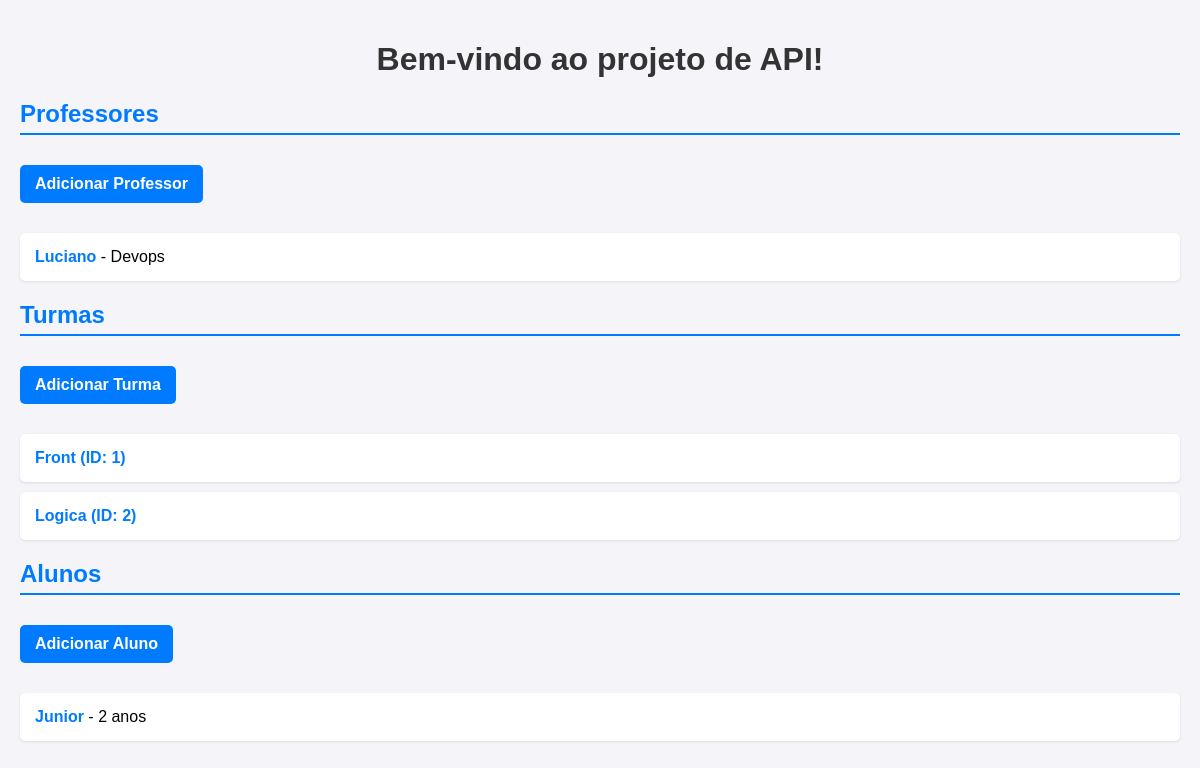
Before: / with the older database file.
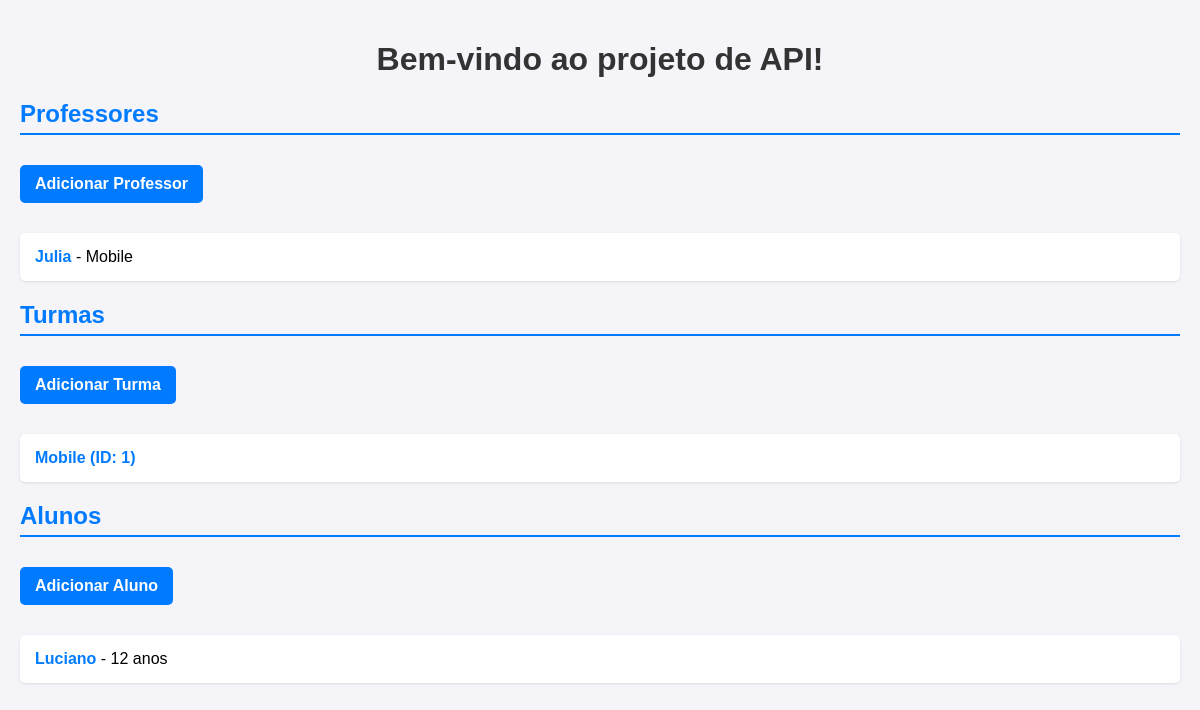
After: the same page with the newer database file.
### professor/professor_model.py (models this page shows, shortened)
class Professor(db.Model):
    id = db.Column(db.Integer, primary_key=True)
    nome = db.Column(db.String(150))
    idade = db.Column(db.Integer)
    materia = db.Column(db.String(40))
    observacoes = db.Column(db.String(250))
    turmas = db.relationship('Turma', backref='professor', lazy="select")

### turmas/turmas_model.py (models this page shows, shortened)
class Turma(db.Model):
    id = db.Column(db.Integer, primary_key=True)
    descricao = db.Column(db.String(150))
    status = db.Column(db.Boolean, default=True)
    professor_id = db.Column(db.Integer, db.ForeignKey('professor.id'), nullable=True)
    alunos = db.relationship('Aluno', backref='turma', lazy="select")

### Alunos/alunos_model.py (models this page shows, shortened)
class Aluno(db.Model):
    id = db.Column(db.Integer, primary_key=True)
    nome = db.Column(db.String(100))
    idade = db.Column(db.Integer)
    data_nascimento = db.Column(db.Date)
    nota_primeiro_semestre = db.Column(db.Float)
    nota_segundo_semestre = db.Column(db.Float)
    media_final = db.Column(db.Float)
    professor = db.Column(db.String(150))
    turma_id = db.Column(db.Integer, db.ForeignKey('turma.id'), nullable=True)
    def to_dict(self):
        return {
            'id': self.id,
            'nome': self.nome,
            'idade': self.idade,
            'data_nascimento': self.data_nascimento,
            'nota_primeiro_semestre': self.nota_primeiro_semestre,
            'nota_segundo_semestre': self.nota_segundo_semestre,
            'media_final': self.media_final,
            'professor': self.professor
        }

### Alunos/alunos_routes.py (the view)
@alunos_blueprint.route('/', methods=['GET'])
def getIndex():
    professores = Professor.query.all()
    turmas = Turma.query.all()
    alunos = listar_alunos()  # Presumindo que esta função retorne todos os alunos
    return render_template('alunos/index.html', professores=professores, turmas=turmas, alunos=alunos)

### Alunos/alunos_model.py (called while the page is built)
def listar_alunos():
    alunos = Aluno.query.all()
    return [aluno.to_dict() for aluno in alunos]

### templates/alunos/index.html (shortened to what this page needs)
<!DOCTYPE html>
<html lang="pt-BR">
<head>
</head>
<body>
    <h1>Bem-vindo ao projeto de API!</h1>
    <h2>
        <a href="{{ url_for('professores.get_professores') }}">Professores</a>
    </h2>
    <a class="button" href="{{ url_for('professores.adicionar_professor_page') }}">Adicionar Professor</a>
    <ul>
        {% for professor in professores %}
            <li>
                <a href="{{ url_for('professores.get_professor', id_professor=professor.id) }}">{{ professor.nome }}</a> - {{ professor.materia }}
            </li>
        {% else %}
            <li class="no-data">Nenhum professor encontrado.</li>
        {% endfor %}
    </ul>
    <h2>
        <a href="{{ url_for('turmas.get_turmas') }}">Turmas</a>
    </h2>
    <a class="button" href="{{ url_for('turmas.adicionar_turma_page') }}">Adicionar Turma</a>
    <ul>
        {% for turma in turmas %}
          <li>
            <a href="{{ url_for('turmas.get_turma', id_turma=turma.id) }}">
              {{ turma.descricao }} (ID: {{ turma.id }})
            </a>
          </li>
        {% else %}
            <li class="no-data">Nenhuma turma encontrada.</li>
        {% endfor %}
    </ul>
    <h2>
        <a href="{{ url_for('alunos.get_alunos') }}">Alunos</a>
    </h2>
    <a class="button" href="{{ url_for('alunos.adicionar_aluno_page') }}">Adicionar Aluno</a>
    <ul>
        {% for aluno in alunos %}
            <li>
                <a href="{{ url_for('alunos.get_aluno', id_aluno=aluno.id) }}">{{ aluno.nome }}</a> - {{ aluno.idade }} anos
            </li>
        {% else %}
            <li class="no-data">Nenhum aluno encontrado.</li>
        {% endfor %}
    </ul>
</body>
</html>

### templates/alunos/index.html (style rules this page uses)
body { font-family: Arial, sans-serif; background-color: #f4f4f9; margin: 0; padding: 20px; }
h1 { text-align: center; color: #333; }
h2 { color: #007bff; border-bottom: 2px solid #007bff; padding-bottom: 5px; }
ul { list-style: none; padding: 0; margin: 20px 0; }
li { background-color: #fff; margin: 10px 0; padding: 15px; border-radius: 5px; box-shadow: 0 1px 3px rgba(0, 0, 0, 0.1); transition: transform 0.2s; }
a { text-decoration: none; color: #007bff; font-weight: bold; }
.button { display: inline-block; background-color: #007bff; color: white; padding: 10px 15px; margin: 10px 0; border: none; border-radius: 5px; text-align: center; cursor: pointer; text-decoration: none; transition: background-color 0.3s; }

Changed rows visible on the page:
removed Turma: descricao "Logica", id "2"
changed Professor: nome "Luciano" → "Julia"; materia "Devops" → "Mobile"
changed Turma id 1: descricao "Front" → "Mobile"
changed Aluno: nome "Junior" → "Luciano"; idade "2" → "12"
